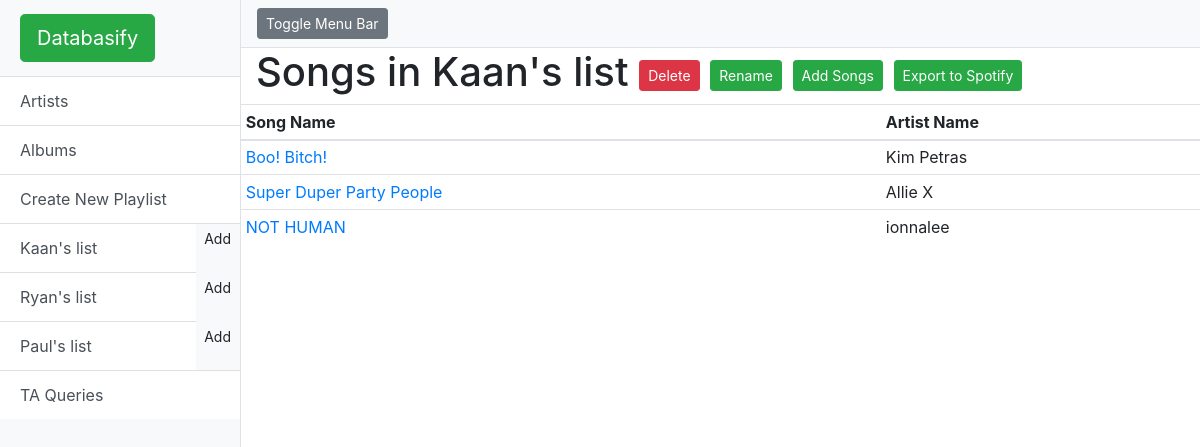
Page /playlist/1/ on the committed database.
### model.py (models this page shows)
class Playlist(Base):
    __tablename__ = 'playlist'
    id = Column(Integer, primary_key=True)
    name = Column(String(50), nullable=False)
    user_id = Column(Integer, ForeignKey('user.id'), nullable=False)
    user = relationship(User)

class PlaylistItem(Base):
    __tablename__ = 'playlist_item'
    id = Column(Integer, primary_key=True)  # auto incremented
    playlist_id = Column(Integer, ForeignKey('playlist.id'), nullable=False)
    song_id = Column(Integer, ForeignKey('song.id'), nullable=False)
    playlist = relationship(Playlist, backref="playlist")

class Song(Base):
    __tablename__ = 'song'
    id = Column(Integer, primary_key=True)
    uri = Column(String(50), nullable=False) #spotify:track:6rqhFgbbKwnb9MLmUQDhG6
    track_number = Column(Integer, nullable=True) #order it appears on the album
    name = Column(String(250), nullable=False)
    popularity = Column(Integer, nullable=True)
    duration = Column(Integer, nullable=False)
    danceability = Column(Float, nullable=True)
    explicit = Column(Boolean, nullable=True)
    tempo = Column(Float, nullable=True)
    energy = Column(Float, nullable=True)
    instrumentalness = Column(Float, nullable=True)
    time_signature = Column(Integer, nullable=True)
    valence = Column(Float, nullable=True)
    album_id = Column(Integer, ForeignKey('album.id'), nullable=False)
    album = relationship(Album, backref="album")

class Artist(Base):
    __tablename__ = 'artist'  # Table in the database
    id = Column(Integer, primary_key=True)  # auto incremented
    uri = Column(String(50), nullable=False) #spotify:artist:6rqhFgbbKwnb9MLmUQDhG6
    name = Column(String(150), nullable=False)
    popularity = Column(Integer, nullable=False) #popularity of the artist
    followers = Column(Integer, nullable=False) #number of spotify followers

### start.py (the view)
@app.route('/playlist/<int:playlist_id>/', methods=['GET'])
def showPlayListsSongs(playlist_id):
    result = (session.query(PlaylistItem, Playlist, Song)
              .filter(PlaylistItem.song_id == Song.id)
              .filter(PlaylistItem.playlist_id == Playlist.id)
              .filter(PlaylistItem.playlist_id == playlist_id)
              ).all()
    playlists = session.query(Playlist).all()
    playlistName = session.query(Playlist).filter_by(id=playlist_id).one()
    return render_template('playlistSongs.html', title='Songs', playlistName=playlistName, songs=result, playlists=playlists)

### templates/playListSongs.html
{% extends "layout.html" %}
{% block content %}
    <div class="container-fluid">
        <h1>Songs in {{playlistName.name}}
        <a href="/playlist/{{ playlistName.id }}/delete/" class="btn btn-secondary btn-sm btn-danger" role="button">Delete</a>
        <a href="/playlist/{{ playlistName.id }}/edit/" class="btn btn-secondary btn-sm btn-success" role="button">Rename</a>
        <a href="/playlist/{{ playlistName.id }}/new" class="btn btn-secondary btn-sm btn-success" role="button">Add Songs</a>
        <a href="/playlist/{{ playlistName.id }}/export/" class="btn btn-secondary btn-sm btn-success" role="button">Export to Spotify</a></h1>
        </div>
        {% if songs|length== 0 %}
        <div class="alert alert-danger" role="alert">
            There are no songs in this album!
        </div>
        {% else %}
        <table class="table table-sm table-hover">
            <thead>
            <tr>
                <th scope="col">Song Name</th>
                <th scope="col">Artist Name</th>
            </tr>
            </thead>
            <tbody>
            {% for song in songs %}
            <tr>
                <td><a href="{{ song.Song.uri }}">{{ song.Song.name }}</a></td>
                <td>{{ song.Song.album.artist.name }}</td>
            </tr>
            {% endfor %}
            </tbody>
        </table>
        {% endif %}
    </div>
{% endblock content %}

### templates/layout.html (shortened to what this page needs)
<!DOCTYPE html>
<html lang="en">
<head>
    <link href="/static/vendor/bootstrap/css/bootstrap.min.css" rel="stylesheet">
    <link href="/static/simple-sidebar.css" rel="stylesheet">
</head>
<body>
<div class="d-flex" id="wrapper">
    <div class="bg-light border-right" id="sidebar-wrapper">
        <div class="sidebar-heading"><a class="btn btn-success btn-lg" data-placement="top" data-toggle="tooltip"
                                        href="/" title="Goes to the main page">Databasify</a></div>
        <div class="list-group list-group-flush">
            <a class="list-group-item list-group-item-action btn btn-success" href="/artist" role="button">Artists</a>
            <a class="list-group-item list-group-item-action btn btn-success" href="/album" role="button">Albums</a>
            <a class="list-group-item list-group-item-action btn btn-success" href="/playlist/new/" role="button">Create
                New Playlist</a>
            {% for playlist in playlists %}
            <div aria-label="Modify Playlist" class="btn-group" role="group"></a>
                <a class="btn list-group-item list-group-item-action btn btn-light" href="/playlist/{{ playlist.id }}/"
                   role="button">{{ playlist.name }}</a>
                <a class="btn btn-sm" data-placement="top" data-toggle="tooltip"
                   href="/playlist/{{ playlist.id }}/new" role="button"
                   title="Add a new song into {{ playlist.name }} playlist">Add</a>
            </div>
            {% endfor %}
            <a class="list-group-item list-group-item-action btn btn-success" href="/ta" role="button">TA Queries</a>
        </div>
    </div>
    <div id="page-content-wrapper">
        <nav class="navbar navbar-expand-lg navbar-light bg-light border-bottom">
            <button class="btn btn-secondary btn-sm" id="menu-toggle">Toggle Menu Bar</button>&nbsp;
        </nav>
        {% block content %}{% endblock %}
    </div>
</body>
</html>

### static/simple-sidebar.css (style rules this page uses)
body { overflow-x: hidden; }
#sidebar-wrapper { min-height: 100vh; margin-left: -15rem; -webkit-transition: margin .25s ease-out; -moz-transition: margin .25s ease-out; -o-transition: margin .25s ease-out; transition: margin .25s ease-out; }
#sidebar-wrapper .sidebar-heading { padding: 0.875rem 1.25rem; font-size: 1.2rem; }
#sidebar-wrapper .list-group { width: 15rem; }
#page-content-wrapper { min-width: 100vw; }
@media (min-width: 768px) { #sidebar-wrapper { margin-left: 0; } }
@media (min-width: 768px) { #page-content-wrapper { min-width: 0; width: 100%; } }

### rows in the picture
Playlist: name "Kaan's list"
Playlist: name "Ryan's list"
Playlist: name "Paul's list"
PlaylistItem: Song.name "Boo! Bitch!", Song.album.artist.name "Kim Petras"
PlaylistItem: Song.name "Super Duper Party People", Song.album.artist.name "Allie X"
PlaylistItem: Song.name "NOT HUMAN", Song.album.artist.name "ionnalee"
